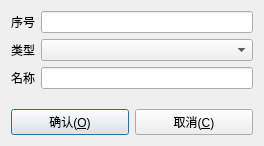
<?xml version="1.0" encoding="UTF-8"?>
<ui version="4.0">
 <class>DlgGrp</class>
 <widget class="QDialog" name="DlgGrp">
  <property name="geometry">
   <rect>
    <x>0</x>
    <y>0</y>
    <width>264</width>
    <height>146</height>
   </rect>
  </property>
  <property name="windowTitle">
   <string>增加组</string>
  </property>
  <layout class="QGridLayout" name="gridLayout">
   <item row="2" column="0">
    <layout class="QHBoxLayout" name="horizontalLayout">
     <item>
      <widget class="QPushButton" name="btnOk">
       <property name="text">
        <string>确认(&amp;O)</string>
       </property>
       <property name="icon">
        <iconset resource="plugin_modbus_rtu.qrc">
         <normaloff>:/images/ok</normaloff>:/images/ok</iconset>
       </property>
      </widget>
     </item>
     <item>
      <widget class="QPushButton" name="btnCancel">
       <property name="text">
        <string>取消(&amp;C)</string>
       </property>
       <property name="icon">
        <iconset resource="plugin_modbus_rtu.qrc">
         <normaloff>:/images/cancel</normaloff>:/images/cancel</iconset>
       </property>
      </widget>
     </item>
    </layout>
   </item>
   <item row="0" column="0">
    <layout class="QFormLayout" name="formLayout">
     <item row="1" column="0">
      <widget class="QLabel" name="label">
       <property name="text">
        <string>类型</string>
       </property>
      </widget>
     </item>
     <item row="2" column="0">
      <widget class="QLabel" name="label_2">
       <property name="text">
        <string>名称</string>
       </property>
      </widget>
     </item>
     <item row="2" column="1">
      <widget class="QLineEdit" name="lineEditName"/>
     </item>
     <item row="1" column="1">
      <widget class="QComboBox" name="comboBoxType"/>
     </item>
     <item row="0" column="0">
      <widget class="QLabel" name="label_3">
       <property name="text">
        <string>序号</string>
       </property>
      </widget>
     </item>
     <item row="0" column="1">
      <widget class="QLineEdit" name="lineEditNo"/>
     </item>
    </layout>
   </item>
   <item row="1" column="0">
    <spacer name="verticalSpacer">
     <property name="orientation">
      <enum>Qt::Vertical</enum>
     </property>
     <property name="sizeHint" stdset="0">
      <size>
       <width>20</width>
       <height>40</height>
      </size>
     </property>
    </spacer>
   </item>
  </layout>
 </widget>
 <layoutdefault spacing="6" margin="11"/>
 <resources>
  <include location="plugin_modbus_rtu.qrc"/>
 </resources>
 <connections/>
</ui>
